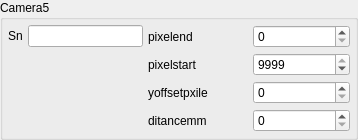
               <widget class="QGroupBox" name="groupBox_camera_5">
                <property name="minimumSize">
                 <size>
                  <width>358</width>
                  <height>0</height>
                 </size>
                </property>
                <property name="maximumSize">
                 <size>
                  <width>16777215</width>
                  <height>16777215</height>
                 </size>
                </property>
                <property name="title">
                 <string>Camera5</string>
                </property>
                <layout class="QHBoxLayout" name="horizontalLayout_11" stretch="2,3">
                 <property name="spacing">
                  <number>5</number>
                 </property>
                 <property name="leftMargin">
                  <number>5</number>
                 </property>
                 <property name="topMargin">
                  <number>5</number>
                 </property>
                 <property name="rightMargin">
                  <number>5</number>
                 </property>
                 <property name="bottomMargin">
                  <number>5</number>
                 </property>
                 <item>
                  <layout class="QVBoxLayout" name="verticalLayout_26">
                   <item>
                    <layout class="QHBoxLayout" name="horizontalLayout_cam1_5">
                     <item>
                      <widget class="QLabel" name="label_Camera_5">
                       <property name="text">
                        <string>Sn</string>
                       </property>
                      </widget>
                     </item>
                     <item>
                      <widget class="QLineEdit" name="lineEdit_Camera_5">
                       <property name="text">
                        <string/>
                       </property>
                      </widget>
                     </item>
                    </layout>
                   </item>
                   <item>
                    <spacer name="verticalSpacer_cam_5">
                     <property name="orientation">
                      <enum>Qt::Vertical</enum>
                     </property>
                     <property name="sizeHint" stdset="0">
                      <size>
                       <width>20</width>
                       <height>40</height>
                      </size>
                     </property>
                    </spacer>
                   </item>
                  </layout>
                 </item>
                 <item>
                  <layout class="QVBoxLayout" name="verticalLayout_14">
                   <item>
                    <layout class="QHBoxLayout" name="horizontalLayout_pixelend_5">
                     <item>
                      <widget class="QLabel" name="label_pixelend_5">
                       <property name="minimumSize">
                        <size>
                         <width>100</width>
                         <height>0</height>
                        </size>
                       </property>
                       <property name="text">
                        <string>pixelend</string>
                       </property>
                      </widget>
                     </item>
                     <item>
                      <widget class="QSpinBox" name="spinBox_pixelend_5">
                       <property name="minimumSize">
                        <size>
                         <width>70</width>
                         <height>0</height>
                        </size>
                       </property>
                       <property name="maximumSize">
                        <size>
                         <width>100</width>
                         <height>16777215</height>
                        </size>
                       </property>
                       <property name="maximum">
                        <number>9999</number>
                       </property>
                      </widget>
                     </item>
                    </layout>
                   </item>
                   <item>
                    <layout class="QHBoxLayout" name="horizontalLayout_pixelstart_5">
                     <item>
                      <widget class="QLabel" name="label_pixelstart_5">
                       <property name="minimumSize">
                        <size>
                         <width>100</width>
                         <height>0</height>
                        </size>
                       </property>
                       <property name="text">
                        <string>pixelstart</string>
                       </property>
                      </widget>
                     </item>
                     <item>
                      <widget class="QSpinBox" name="spinBox_pixelstart_5">
                       <property name="minimumSize">
                        <size>
                         <width>70</width>
                         <height>0</height>
                        </size>
                       </property>
                       <property name="maximumSize">
                        <size>
                         <width>100</width>
                         <height>16777215</height>
                        </size>
                       </property>
                       <property name="maximum">
                        <number>9999</number>
                       </property>
                       <property name="value">
                        <number>9999</number>
                       </property>
                      </widget>
                     </item>
                    </layout>
                   </item>
                   <item>
                    <layout class="QHBoxLayout" name="horizontalLayout_yoffsetpxile_5">
                     <item>
                      <widget class="QLabel" name="label_yoffsetpxile_5">
                       <property name="minimumSize">
                        <size>
                         <width>100</width>
                         <height>0</height>
                        </size>
                       </property>
                       <property name="text">
                        <string>yoffsetpxile</string>
                       </property>
                      </widget>
                     </item>
                     <item>
                      <widget class="QSpinBox" name="spinBox_yoffsetpxile_5">
                       <property name="minimumSize">
                        <size>
                         <width>70</width>
                         <height>0</height>
                        </size>
                       </property>
                       <property name="maximumSize">
                        <size>
                         <width>100</width>
                         <height>16777215</height>
                        </size>
                       </property>
                       <property name="maximum">
                        <number>9999</number>
                       </property>
                      </widget>
                     </item>
                    </layout>
                   </item>
                   <item>
                    <layout class="QHBoxLayout" name="horizontalLayout_ditancemm_5">
                     <item>
                      <widget class="QLabel" name="label_ditancemm_5">
                       <property name="minimumSize">
                        <size>
                         <width>100</width>
                         <height>0</height>
                        </size>
                       </property>
                       <property name="text">
                        <string>ditancemm</string>
                       </property>
                      </widget>
                     </item>
                     <item>
                      <widget class="QSpinBox" name="spinBox_ditancemm_5">
                       <property name="minimumSize">
                        <size>
                         <width>70</width>
                         <height>0</height>
                        </size>
                       </property>
                       <property name="maximumSize">
                        <size>
                         <width>100</width>
                         <height>16777215</height>
                        </size>
                       </property>
                       <property name="maximum">
                        <number>9999</number>
                       </property>
                      </widget>
                     </item>
                    </layout>
                   </item>
                  </layout>
                 </item>
                </layout>
               </widget>
